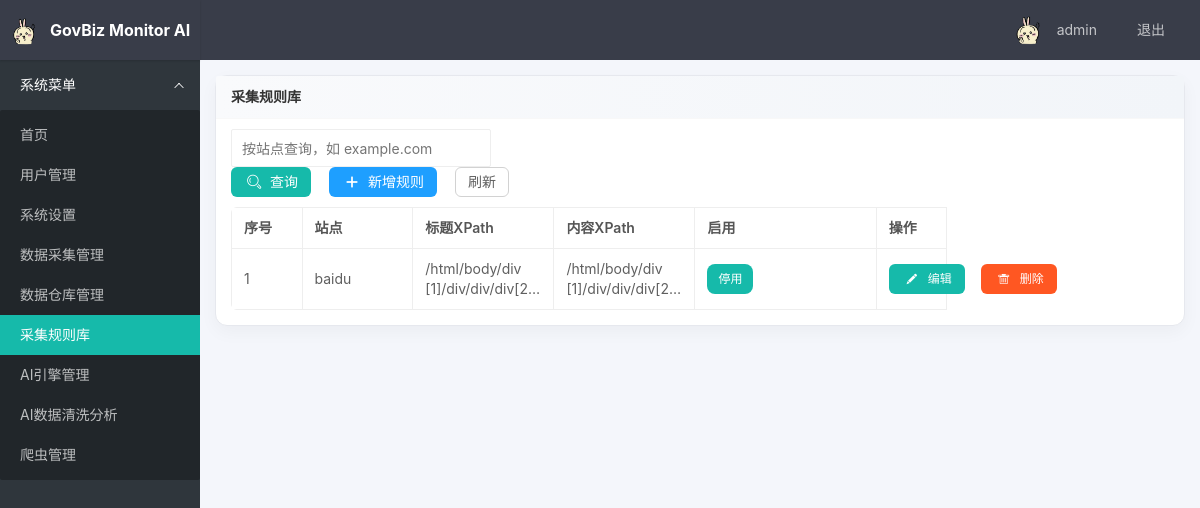
The app's page /admin/rules (signed in), older data.
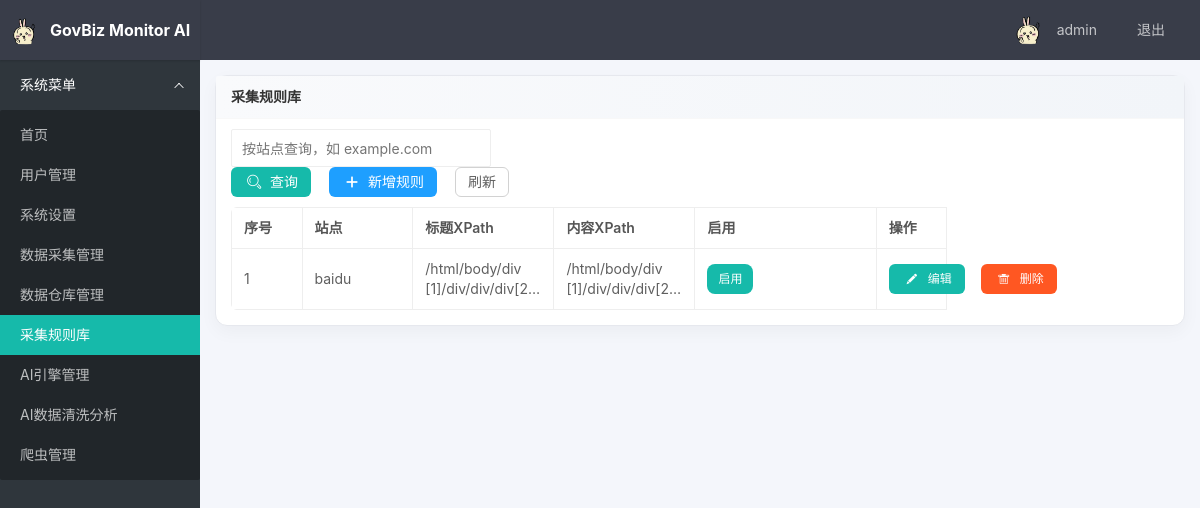
The same page, newer data.
### tables this page shows
CREATE TABLE crawl_rules(
        id integer primary key autoincrement,
        site text not null,
        title_xpath text,
        content_xpath text,
        request_headers text,
        enabled integer default 1,
        created_at datetime default current_timestamp
    , seq integer default 0);

### app/admin.py (the view)
@bp.route('/rules')
def rules():
    execute_update("create table if not exists crawl_rules(\n        id integer primary key autoincrement,\n        site text not null,\n        title_xpath text,\n        content_xpath text,\n        request_headers text,\n        enabled integer default 1,\n        created_at datetime default current_timestamp\n    )")
    q = request.args.get('q', '').strip()
    rows = []
    if q:
        rows = query_all("select * from crawl_rules where site like ? order by id asc", [f"%{q}%"])
    else:
        rows = query_all("select * from crawl_rules order by id asc")
    return render_template('admin/rules.html', rows=rows, q=q)

### app/admin.py (called while the page is built)
@bp.before_request
@login_required
def require_admin():
    if not current_user.is_admin:
        flash("无权访问", "error")
        return redirect(url_for('main.index'))

### app/db.py (called while the page is built)
def get_connection():
    conn = sqlite3.connect(str(DATABASE))
    conn.row_factory = sqlite3.Row
    return conn

def query_all(sql, params=None):
    conn = get_connection()
    try:
        cur = conn.execute(sql, params or [])
        rows = cur.fetchall()
        return [dict(row) for row in rows]
    finally:
        conn.close()

def query_one(sql, params=None):
    conn = get_connection()
    try:
        cur = conn.execute(sql, params or [])
        row = cur.fetchone()
        return dict(row) if row else None
    finally:
        conn.close()

def execute_update(sql, params=None):
    conn = get_connection()
    try:
        cur = conn.execute(sql, params or [])
        conn.commit()
        return cur.lastrowid
    finally:
        conn.close()

### app/models.py (called while the page is built)
    @property
    def is_admin(self):
        return self.role_name == 'admin'

### templates/admin/rules.html (shortened to what this page needs)
{% extends "base.html" %}
{% block content %}
<div class="layui-card">
  <div class="layui-card-header">采集规则库</div>
  <div class="layui-card-body">
    <div class="layui-form" style="margin-bottom:10px">
      <div class="layui-inline">
        <input type="text" id="q" value="{{ q }}" placeholder="按站点查询，如 example.com" class="layui-input" style="width:260px">
      </div>
      <div class="layui-inline op-actions">
        <button class="layui-btn" id="btnSearch"><i class="layui-icon layui-icon-search"></i>查询</button>
        <button class="layui-btn layui-btn-normal" id="btnAdd"><i class="layui-icon layui-icon-add-1"></i>新增规则</button>
        <button class="layui-btn layui-btn-primary" id="btnRefresh">刷新</button>
      </div>
    </div>
    <div class="table-wrap">
    <table class="layui-table rule-table">
      <colgroup>
        <col style="width:70px">
        <col style="width:110px">
        <col style="width:140px">
        <col style="width:140px">
        <col style="width:180px">
        <col style="width:70px">
        <col style="width:220px">
      </colgroup>
      <thead>
        <tr>
          <th>序号</th>
          <th>站点</th>
          <th class="col-title">标题XPath</th>
          <th class="col-content">内容XPath</th>
          <th>启用</th>
          <th>操作</th>
        </tr>
      </thead>
      <tbody>
        {% for r in rows %}
        <tr data-id="{{ r.id }}">
          <td>{{ loop.index }}</td>
          <td>{{ r.site }}</td>
          <td class="col-title"><div class="cell-clip">{{ r.title_xpath }}</div></td>
          <td class="col-content"><div class="cell-clip">{{ r.content_xpath }}</div></td>
          <td><button class="layui-btn layui-btn-sm" data-action="toggle">{{ '停用' if r.enabled == 1 else '启用' }}</button></td>
          <td>
            <div class="op-actions">
              <button class="layui-btn layui-btn-sm" data-action="edit"><i class="layui-icon layui-icon-edit"></i>编辑</button>
              <button class="layui-btn layui-btn-sm layui-btn-danger" data-action="del"><i class="layui-icon layui-icon-delete"></i>删除</button>
            </div>
          </td>
        </tr>
        {% endfor %}
      </tbody>
    </table>
    </div>
  </div>
{% endblock %}

Row changes from the older to the newer data that the page shows:
changed crawl_rules "baidu": enabled "停用" → "启用"
